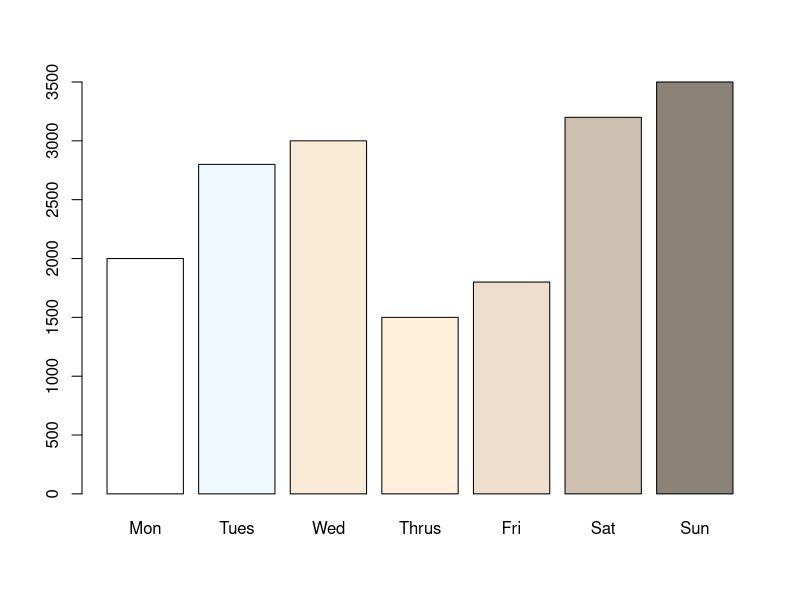
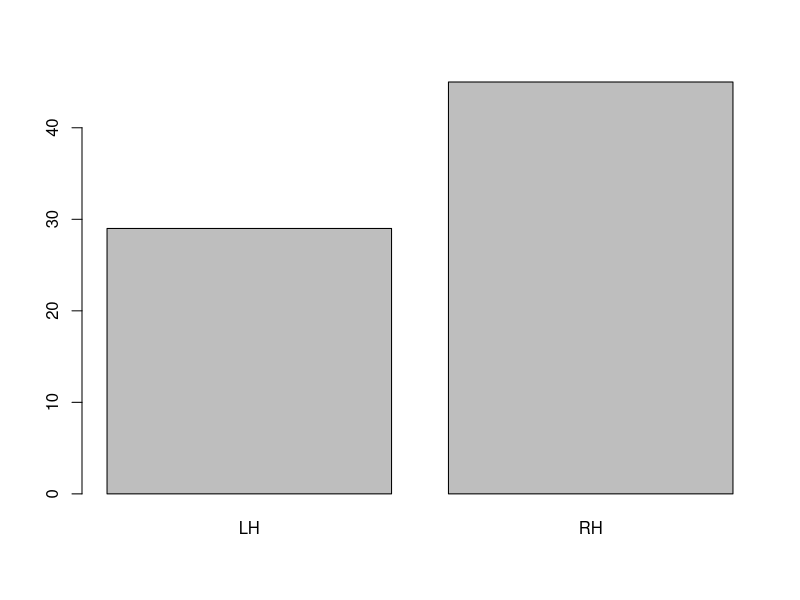

These charts were generated, in order, by the following R code:
#One qualitative variable 
# One sample chi-square test  | goodness of fit test.
#One sample chi-square goodness of fit test determines 
#if a sample data matches a population. 



#P-value: probability of Null Hypothesis true or false
##statisticaly signinficant : Resultant P-value < 5% level --> reject H0

#if p value is lower than 5% 0.05 then H1 is true
#(there is a difference, but not sure in a +ve direction or -ve one)

#But if p-value is high we can not say means doest match

#Q1: Fitness Trainer has determined the following counts of calories of its client.
#2000, 2800, 3000, 1500, 1800,3200,3500

#Use chisq.test to obtain a p-value, to test following hypothesis
# H0: Calories are equaly spread  
# H1: Calories are not equaly spread 

caloriesPerDay <- c(2000, 2800, 3000, 1500, 1800,3200,3500)
names(caloriesPerDay) <- c("Mon", "Tues", "Wed", "Thrus", "Fri", "Sat", "Sun")
caloriesPerDay
barplot(caloriesPerDay, col=colors())

chisq.test(caloriesPerDay)# Reject H0, As p-value is very low, which means All counts are not equal


## Q2. Cricket Batsmen are either Left Handed LH or Right Handed RH
#Counts of 74 Australian crickters found 29 LH and 45 Right Hand

#Hypothesis:#According to Australian cricket board 45% should be LH, 55% RH

#Use chisq.test to see if the data is consistent with this hypothesis

batesmanCount <- c(29,45)
names(batesmanCount) <- c("LH","RH")
barplot(batesmanCount)

#Expected Proportion

e <- c(0.45,0.55)
## test to see if data matches proportions
chisq.test(batesmanCount, p = e)

#As the p-value is high, We can not say that the proportions don't match




